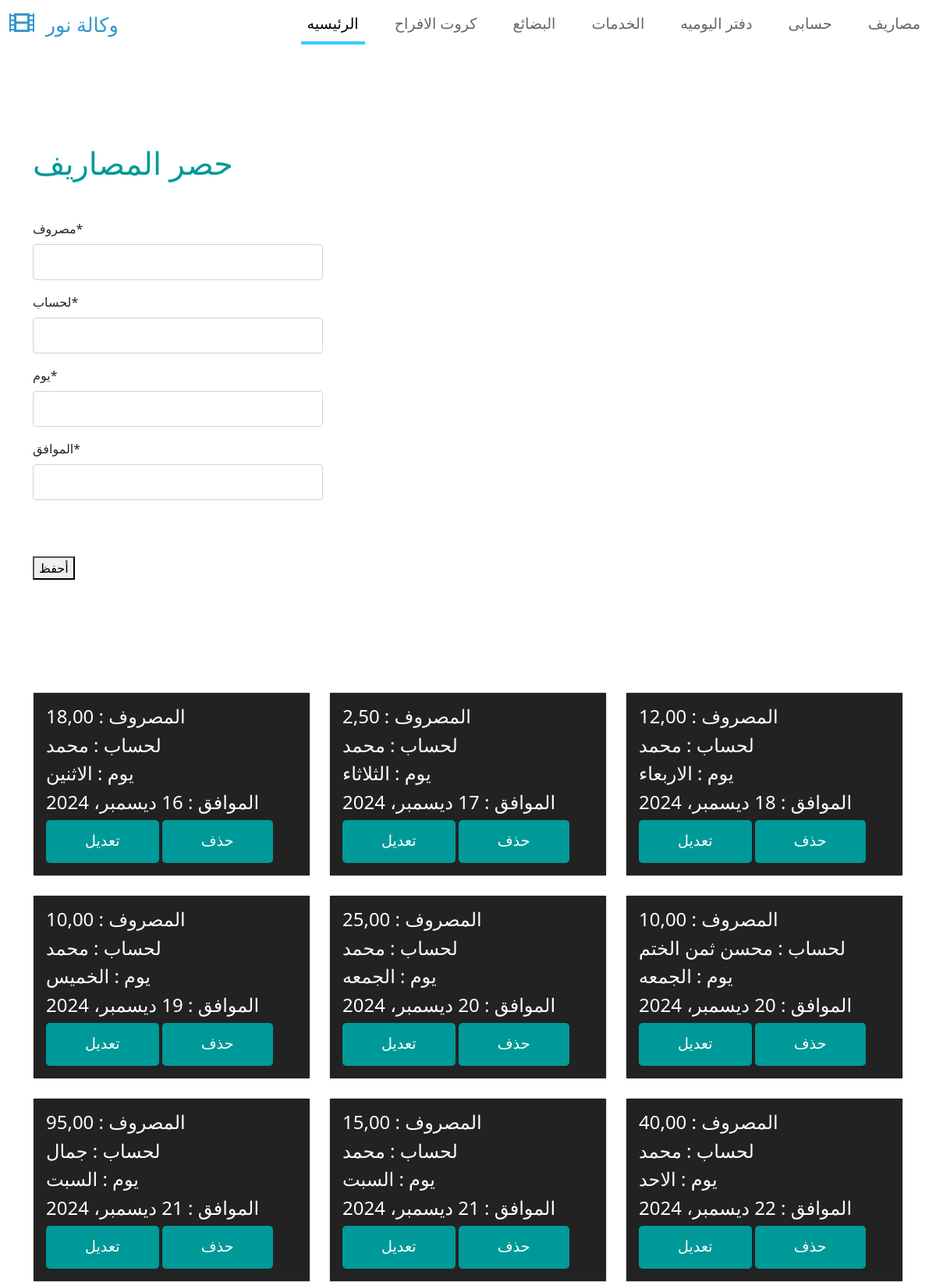
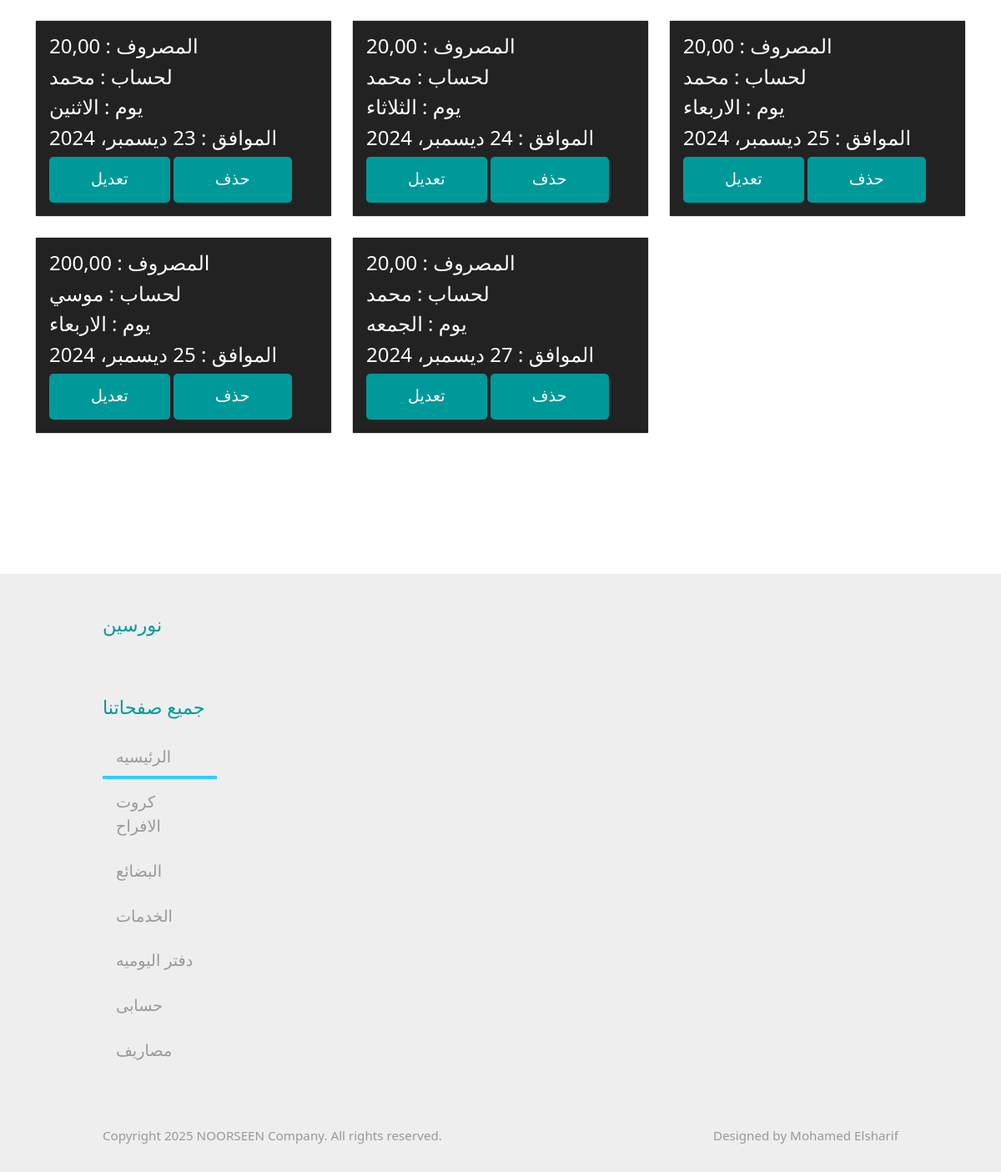
The page /masrof/ on the database its author committed (2 pictures, top to bottom).
### masrof/models.py (models this page shows, shortened)
class Masrof(models.Model):
    msrof = models.DecimalField(_(" مصروف"),max_digits=5, decimal_places=2)
    name = models.CharField(_(" لحساب"),max_length=50)
    day = models.CharField(_("يوم"), max_length=50)
    date = models.DateField(_(" الموافق"),auto_now=False, auto_now_add=False)
    class Meta:
        db_table = ''
        managed = True
        verbose_name ='مصاريف'
        verbose_name_plural = 'مصاريف'
        ordering = ['date']

### masrof/views.py (the view)
# urls.py: path('',views.masrof,name='masrof'),
def masrof(request):
    if request.method == 'POST':
        masrof_form = MasrofForm(request.POST)
        if masrof_form.is_valid():
            masrof_form.save()
            return redirect('/masrof')
    else:
        masrof_form = MasrofForm()
    masrof = Masrof.objects.all()
    return render(request,'masrof/masrof.html',{
        'masrof':masrof,'masrof_form':masrof_form
        })

### masrof/forms.py
class MasrofForm(forms.ModelForm):
    class Meta:
        model = Masrof
        fields = ['msrof','name','day','date']

### templates/masrof/masrof.html (shortened to what this page needs)
{% extends 'base_generic.html' %}
{% load crispy_forms_tags %}
{% block content %}
<br><br><br>
<div class="container my-5">
    <h1 class="tm-text-primary mb-4">حصر المصاريف </h1>
    <br>
    <form method="POST" enctype="multipart/form-data">
        <div class="col-md-4 mb-4">
            {{ masrof_form|crispy }}
        </div>
        <div class="col-md-4 mb-4">
            <br><br>
        <button type="submit">أحفظ</button>
        </div>
    </form>
    <br><br><br><br><br>
    <div class="row">
        {% for msr in masrof %}
        <div class="col-md-4 mb-4">
            <div class="card h-100">
                <div class="card-body" style="background: #222222; color: white;">
                    <h4>المصروف : {{ msr.msrof }}</h4>
                    <h4>لحساب : {{ msr.name }}</h4>
                    <h4>يوم : {{ msr.day }}</h4>
                    <h4>الموافق : {{ msr.date }}</h4>
                    <a href="{% url 'edit-masrof' pk=msr.pk %}" class="btn btn-primary">تعديل</a>
                    <a href="{% url 'delete-masrof' pk=msr.pk %}" class="btn btn-primary">حذف</a>
                </div>
            </div>
        </div>
        {% endfor %}
    </div>
</div>
<br>
<br><br><br>
{% endblock content %}

### pro/static/css/templatemo-style.css (style rules this page uses)
a { text-decoration: none; transition: all 0.3s ease; }
.btn { border-radius: 0; }
.btn-primary { background-color: #009999; border: 0; border-radius: 5px; padding: 12px 50px 14px; font-size: 1.2rem; }
.form-control { padding: 10px 20px; width: 100%; height: auto; }
.tm-text-primary { color: #009999; }
.form-control, input:-internal-autofill-selected, select:not([multiple]) { color: #009999 !important; }
.form-control::placeholder { color: #009999; opacity: 1; }

### rows shown on the page
Masrof: msrof "18,00", name "محمد", day "الاثنين", date "16 ديسمبر، 2024"
Masrof: msrof "2,50", name "محمد", day "الثلاثاء", date "17 ديسمبر، 2024"
Masrof: msrof "12,00", name "محمد", day "الاربعاء", date "18 ديسمبر، 2024"
Masrof: msrof "10,00", name "محمد", day "الخميس", date "19 ديسمبر، 2024"
Masrof: msrof "25,00", name "محمد", day "الجمعه", date "20 ديسمبر، 2024"
Masrof: msrof "10,00", name "محسن ثمن الختم", day "الجمعه", date "20 ديسمبر، 2024"
Masrof: msrof "95,00", name "جمال", day "السبت", date "21 ديسمبر، 2024"
Masrof: msrof "15,00", name "محمد", day "السبت", date "21 ديسمبر، 2024"
Masrof: msrof "40,00", name "محمد", day "الاحد", date "22 ديسمبر، 2024"
Masrof: msrof "20,00", name "محمد", day "الاثنين", date "23 ديسمبر، 2024"
Masrof: msrof "20,00", name "محمد", day "الثلاثاء", date "24 ديسمبر، 2024"
Masrof: msrof "20,00", name "محمد", day "الاربعاء", date "25 ديسمبر، 2024"
Masrof: msrof "200,00", name "موسي", day "الاربعاء", date "25 ديسمبر، 2024"
Masrof: msrof "20,00", name "محمد", day "الجمعه", date "27 ديسمبر، 2024"
